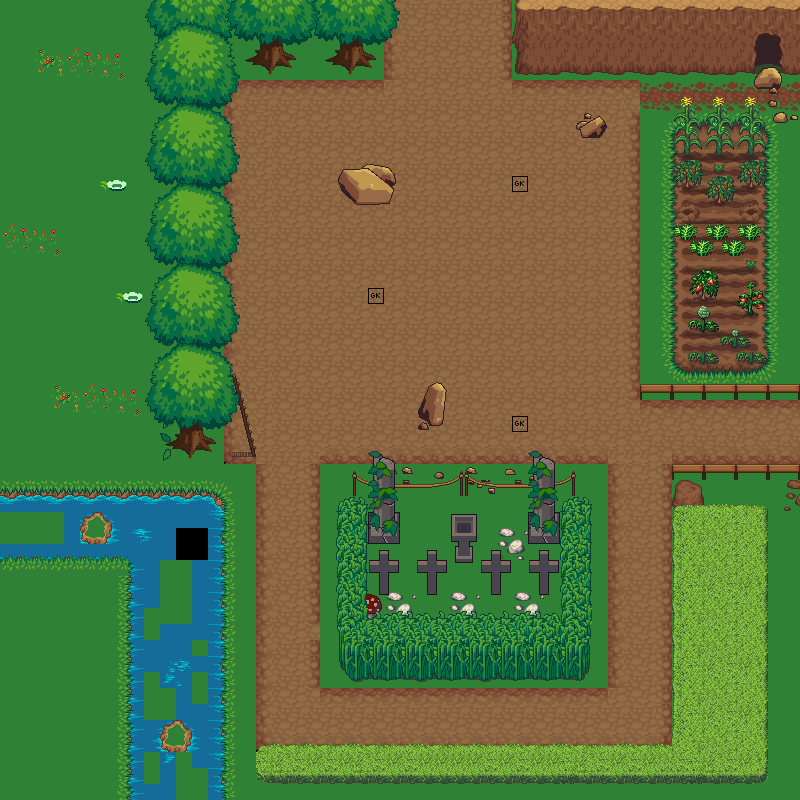

Below is a game level as drawn by its tile map, then a one-line description and the .tmx that defines it (tile-layer data replaced by summaries):
An orthogonal 50x50 tile map with 16x16 px tiles, 8 tile layers (fondo, decoracion 5, decoracion 4, decoracion3, ...), 2 tilesets.

<map version="1.10" tiledversion="1.10.2" orientation="orthogonal" renderorder="right-down" width="50" height="50" tilewidth="16" tileheight="16" infinite="0" nextlayerid="9" nextobjectid="1">
 <tileset firstgid="1" source="asdafasdf.tsx" />
 <tileset firstgid="4097" source="Entities.tsx" />
 <layer id="1" name="fondo" width="50" height="50">
  <data>[2500 cells, 2500 non-empty, 73 distinct tile ids]</data>
 </layer>
 <layer id="8" name="decoracion 5" width="50" height="50">
  <data>[2500 cells, 64 non-empty, 43 distinct tile ids]</data>
 </layer>
 <layer id="7" name="decoracion 4" width="50" height="50">
  <data>[2500 cells, 64 non-empty, 56 distinct tile ids]</data>
 </layer>
 <layer id="6" name="decoracion3" width="50" height="50">
  <data>[2500 cells, 202 non-empty, 87 distinct tile ids]</data>
 </layer>
 <layer id="4" name="decoracion2" width="50" height="50">
  <data>[2500 cells, 305 non-empty, 113 distinct tile ids]</data>
 </layer>
 <layer id="2" name="colision" width="50" height="50">
  <data>[2500 cells, 540 non-empty, 133 distinct tile ids]</data>
 </layer>
 <layer id="3" name="decoracion1" width="50" height="50">
  <data>[2500 cells, 303 non-empty, 159 distinct tile ids]</data>
 </layer>
 <layer id="5" name="entities" width="50" height="50">
  <data>[2500 cells, 3 non-empty, 1 distinct tile ids]</data>
 </layer>
</map>
